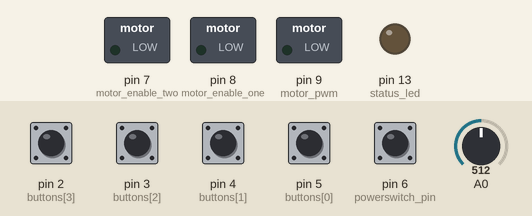
Recording of a sketch running on a simulated Arduino Uno, built with avr-gcc and run on an emulated ATmega328P. Parts: switched loads named in the sketch (green lamp = pin HIGH), output pins drawn as LEDs (lit = HIGH). The test bench sets the inputs (shaded band); at power-on: pin 2 (buttons[3]), pin 3 (buttons[2]), pin 4 (buttons[1]), pin 5 (buttons[0]), pin 6 (powerswitch_pin) HIGH, A0 = 512. Random numbers use the default seed unless the sketch sets one.

Above: at 1.2 s.
1.3 s: pin 2 (buttons[3]) pulled LOW for 0.15 s
At 1.37 s:
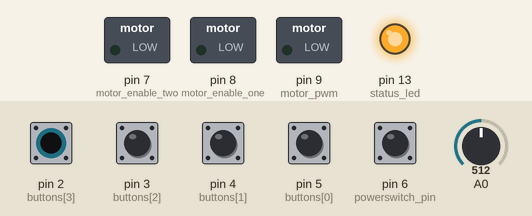
2.9 s: pin 6 (powerswitch_pin) pulled LOW for 0.15 s
At 2.97 s:
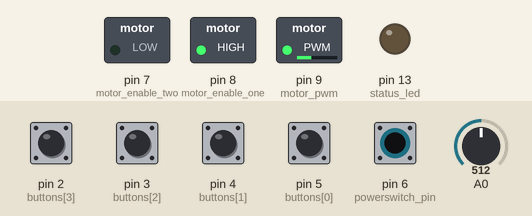
4.5 s: pin 2 (buttons[3]) driven LOW and pin 6 (powerswitch_pin) driven LOW
At 5.4 s:
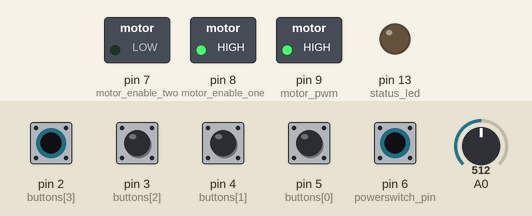
7.5 s: pin 6 (powerswitch_pin) driven HIGH
9.0 s: pin 6 (powerswitch_pin) driven LOW
At 15.1 s:
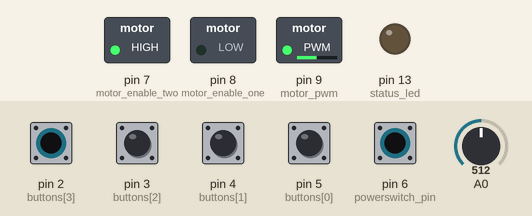
Timing chart, 0 to 16.0 s (numbered marks = the images above; inputs shaded):
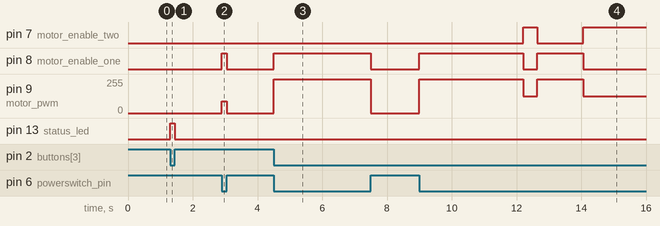

The sketch:

Looping_Louie_EV.ino
```cpp
#include "library.h"

const int motor_base_speed = 90;
int speed= 0;

//Include game_modes here
#include "game_modes/infinite_boost.h"
#include "game_modes/slow_speedup.h"
#include "game_modes/time_capped_boost.h"
#include "game_modes/presses_capped_boost.h"
#include "game_modes/random_boost.h"


void setup() {
  in_out_setup();
  digitalWrite(status_led, false);
}

void loop() { // This will run only to select the right game_mode
  int selected_game_mode = 0;

  while (!powerswitch()) {
    for (int i = 0; i < 4; i++) {
      if (pin(i)) {
        selected_game_mode++;
        digitalWrite(status_led, true);
        while (pin(i)) {
          delay(10);
        }
        digitalWrite(status_led, false);
      }
    }
  }

  while (true) {
    setup_infinite_boost();
    setup_slow_speedup();
    setup_time_capped_boost();
    setup_presses_capped_boost();
    setup_random_boost();
    while (powerswitch()) {
      switch (selected_game_mode) {
        case 1: random_boost(); break;
        case 2: slow_speedup(); break;
        case 3: presses_capped_boost(); break;
        case 4: infinite_boost(); break;
        case 5: motor(120); break; //Normal mode
        default: time_capped_boost(); break; // case 0
      }
    }
    stop();
    while (!powerswitch()) {
      delay(50);
    }
  }
}
```

infinite_boost.h
```cpp
void setup_infinite_boost(){
}

void infinite_boost(){
    speed = motor_base_speed;
    for (int i = 0; i < 4; i++) {
      if (pin(i)) {
        speed = 255;
      }
    }
    motor(speed);
}
```

presses_capped_boost.h
```cpp
const int boost_duration = 700;
const int allowed_presses = 4;

long left_presses[4];
long last_time_pressed;
bool button_down_before[4];

void setup_presses_capped_boost(){
	last_time_pressed = -boost_duration;
	for (int i = 0; i < 4; i++){
    left_presses[i] = allowed_presses;
    button_down_before[i] = false;
  }
}

bool pushed(int i){
  bool pushed = false;
  bool isDown = pin(i);
  if (!button_down_before[i] && isDown) pushed = true;
  button_down_before[i] = isDown;
  return pushed;
}

bool boostModeOn(){
  if (millis() - last_time_pressed < boost_duration) return true;
  return false;
}

void presses_capped_boost(){
    if (boostModeOn()) return;

    speed = motor_base_speed;
    for (int i = 0; i < 4; i++) {
      if (pushed(i) && left_presses[i] > 0) {
        speed = 255;
		    left_presses[i] -= 1;
        last_time_pressed = millis();
        break;
      }
    }
    motor(speed);
}
```

random_boost.h
```cpp
//const int boost_time = 3000;

//long left[4];
//long last_time;
long time_frame=500;
long begin_mode = 0;
int mode=59;

void setup_random_boost(){
	last_time = millis();
	left[0] = boost_time;
	left[1] = boost_time;
	left[2] = boost_time;
	left[3] = boost_time;
	randomSeed(analogRead(0));
	mode = random(0,100);
	time_frame = random(800, 1500);
	begin_mode = millis();
}

int mode_to_motor_speed(int mode){ //Range of mode from 0 - 99
	if(mode < 20)
		return 255;
	if(mode < 30)
		return 125;
	if(mode < 40)
		return 90;
	if(mode < 60)
		return 0;
	if(mode < 80)
		return -125;
	return motor_base_speed;
}

void random_boost(){
	if(millis() - begin_mode > time_frame){ //Select new mode and time_frame
		mode = random(0,100);
		time_frame = random(800, 1500);
		begin_mode = millis();
	}

    speed = mode_to_motor_speed(mode);
    for (int i = 0; i < 4; i++) {
      if (pin(i) && left[i] > 0) {
        speed = 255;
		left[i] -= millis() - last_time;
      }
    }
	last_time = millis();
    motor(speed);
}
```

slow_speedup.h
```cpp
void setup_slow_speedup(){
	speed = motor_base_speed;
}

void slow_speedup(){
	motor(speed);
	delay(500);
	if(speed < 255){
		speed++;
	}
}
```

time_capped_boost.h
```cpp
const int boost_time = 3000;

long left[4];
long last_time;

void setup_time_capped_boost(){
	last_time = millis();
	left[0] = boost_time;
	left[1] = boost_time;
	left[2] = boost_time;
	left[3] = boost_time;
}

void time_capped_boost(){
    speed = motor_base_speed;
    for (int i = 0; i < 4; i++) {
      if (pin(i) && left[i] > 0) {
        speed = 255;
		left[i] -= millis() - last_time;
      }
    }
	last_time = millis();
    motor(speed);
}
```

library.h
```cpp
// Hardware Constants - You should not use these in your code - Use the library functions instead

const int buttons[] = {5, 4, 3, 2};
const int powerswitch_pin = 6;

const int motor_pwm = 9;
const int motor_enable_one = 8;
const int motor_enable_two = 7;
const int status_led = 13;

// functions

void motor(int speed) { // From -255 for full backwards to 255 to full forward (clamped otherwise)
  speed = max(min(255, speed), -255);
  if (speed == 0) {
    digitalWrite(motor_pwm, LOW);
    digitalWrite(motor_enable_one, LOW);
    digitalWrite(motor_enable_two, LOW);
  } else if (speed > 0) {
    analogWrite(motor_pwm, speed);
    digitalWrite(motor_enable_one, HIGH);
    digitalWrite(motor_enable_two, LOW);
  } else {// speed < 0
    analogWrite(motor_pwm, -speed);
    digitalWrite(motor_enable_one, LOW);
    digitalWrite(motor_enable_two, HIGH);
  }
}

void stop(){
  motor(0);
}

bool pin(int number) {
  if (digitalRead(buttons[number]) == LOW)
    return true;
  return false;
}

bool powerswitch() {
  if (digitalRead(powerswitch_pin) == LOW)
    return true;
  return false;
}

void in_out_setup(){
   pinMode(powerswitch_pin, INPUT_PULLUP);
  for (int i = 0; i < 4; i++) {
    pinMode(buttons[i], INPUT_PULLUP);
  }
  pinMode(motor_pwm, OUTPUT);
  pinMode(motor_enable_one, OUTPUT);
  pinMode(motor_enable_two, OUTPUT);
  motor(0);

  pinMode(status_led, OUTPUT);
}
```

Measured:
- after the input at 1.3 s, pin 13 (status_led): LOW → HIGH at once, → LOW 0.15 s later
- after the input at 2.9 s, pin 8 (motor_enable_one): LOW → HIGH at once, → LOW 0.15 s later; pin 9 (motor_pwm): 0/255 → 90/255 at once, → 0/255 0.15 s later
- after the input at 4.5 s, pin 8 (motor_enable_one): LOW → HIGH at once; pin 9 (motor_pwm): 0/255 → 255/255 at once
- after the input at 9.0 s, pin 7 (motor_enable_two): LOW → HIGH after 3.2 s, → LOW 0.43 s later, → HIGH 1.4 s later; pin 8 (motor_enable_one): LOW → HIGH at once, → LOW 3.2 s later, → HIGH 0.43 s later, → LOW 1.4 s later; pin 9 (motor_pwm): 0/255 → 255/255 at once, → 125/255 3.2 s later, → 255/255 0.43 s later, → 125/255 1.4 s later
